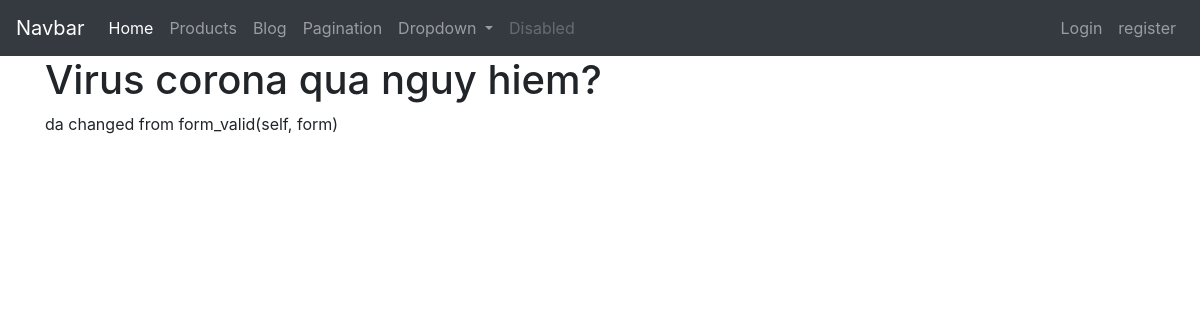
Page /blog/virus-corona-qua-nguy-hiem/ on the earlier database version.
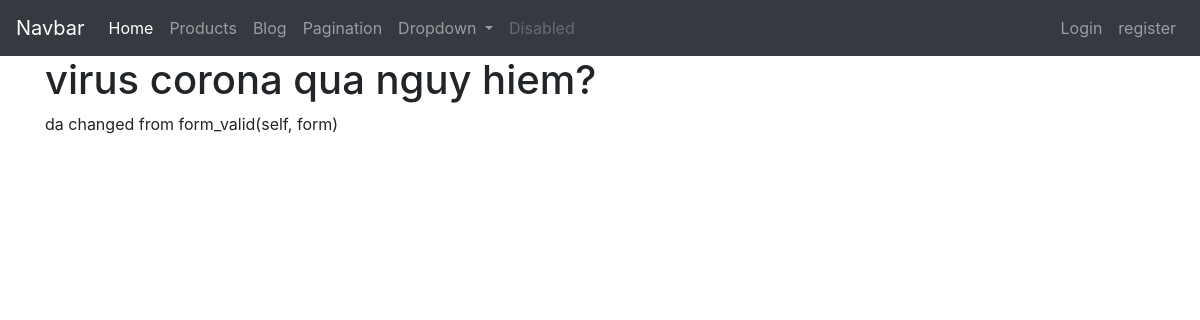
Same page on the later database version.
### blog/models.py (models this page shows, shortened)
class Article(models.Model):
    title = models.CharField(max_length=120)
    content = models.TextField()
    active = models.BooleanField(default=True)
    slug = models.SlugField(null=False, unique=True)

### blog/views.py (the view)
# urls.py: path('<slug:slug>/', ArticleDetailView.as_view(), name='article-detail'),
class ArticleDetailView(DetailView):
    template_name = 'articles/article_detail.html'
    context_object_name = 'article'
    query_pk_and_slug = True
    def get_object(self):
        slug = self.kwargs.get("slug")
        print(f"self.kwargs: {self.kwargs}")
        return get_object_or_404(Article, slug=slug)

### blog/templates/articles/article_detail.html (shortened to what this page needs)
{% extends 'base.html' %}
{% block content %}
<div class="container">
  <h1>{{ article.title }}</h1>
  <p>{{ article.content }}</p>
</div>
{% endblock %}

Differences in the rows shown:
removed Article: title "Virus corona qua nguy hiem?", content "da changed from form_valid(self, form)"
added Article: title "virus corona qua nguy hiem?", content "da changed from form_valid(self, form)"
